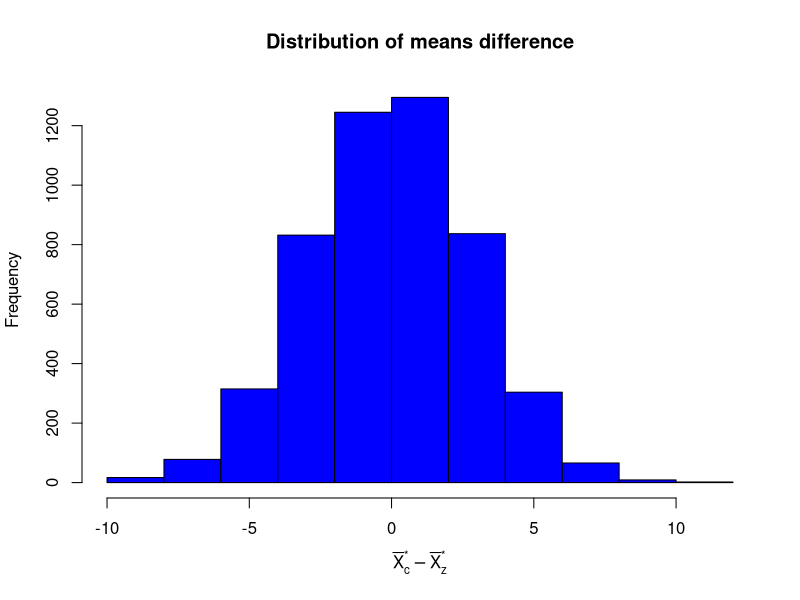
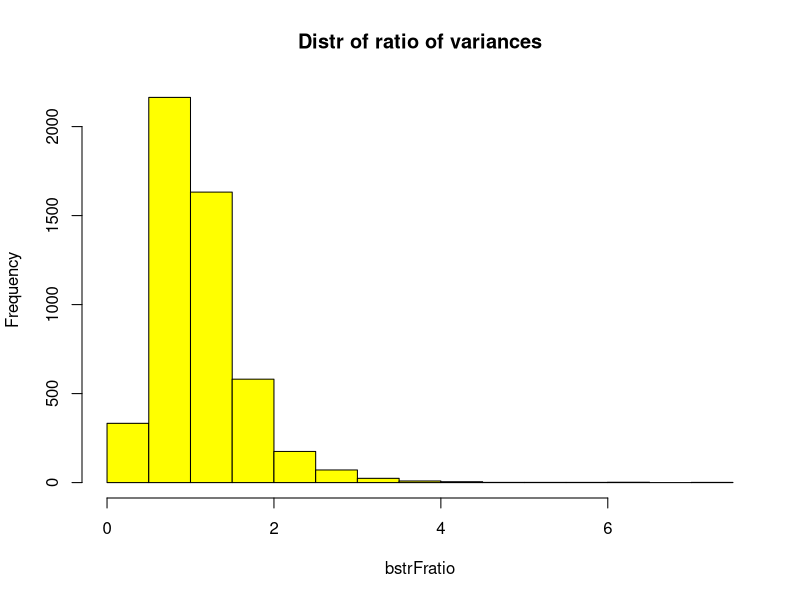
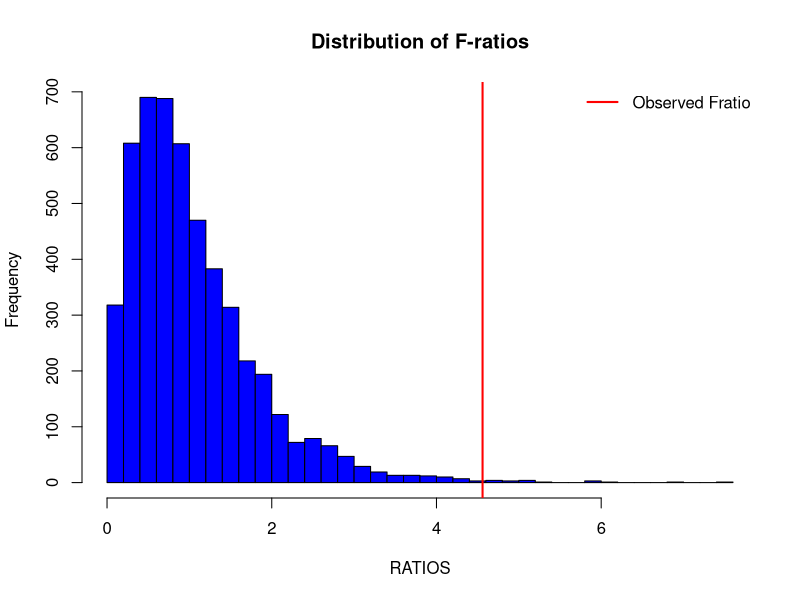

R code for these plots, in order:
#######################################################################
################### TWO SAMPLES #######################################
pdelays_c = c(39,35,44,33,19,6,27,24,40,13,35,34,34,33,61,
              56,43,19,34,40,34,28,29,45,46,28,41,46,25,17)

pdelays_z = c(39,32,22,32,55,34,46,37,31,45,41,40,46,66,36,
              42,37,43,35,62,48,47,34,42,43,33,47,41,34,41)

# observed F_ratio and mean differ.
o_meandiff = mean(pdelays_c)-mean(pdelays_z)
o_Fratio = var(pdelays_c)/var(pdelays_z)

## Bootstrapping
# combine the two data sets
all_c_z = c(pdelays_c,pdelays_z)
# number of bootstrap samples
B = 5000
bstrc = matrix(0,ncol = length(pdelays_c),nrow = B)
bstrz = matrix(0,ncol = length(pdelays_z),nrow = B)
for(j in 1:B){
  samp = sample(all_c_z,size = length(all_c_z),replace=TRUE)
  bstrc[j,] = samp[1:30]
  bstrz[j,] = samp[31:60]
}
# bootstrap means
bstrcmean = apply(bstrc,1,mean)
bstrzmean = apply(bstrz,1,mean)
bstr_meandiff = bstrcmean-bstrzmean

# bootstrap Fratio
bstrc_var = apply(bstrc,1,var)
bstrz_var = apply(bstrz,1,var)
bstrFratio = bstrc_var/bstrz_var

hist(bstr_meandiff,col="blue",main = "Distribution of means difference",
     xlab=expression(bar(X)[c]^'*'-bar(X)[z]^'*'))
hist(bstrFratio,col="yellow",main='Distr of ratio of variances')

########### CONFIDENCE INTERVALS #################
sortmeandiff = sort(bstr_meandiff)
lb = sortmeandiff[0.025*B] 
ub = sortmeandiff[0.975*B]

cat("BMCI = ","(",round(lb,2)," , ",round(ub,2),")",sep='')
cat("The Sampling Errors are given by",round(lb,2),"and ",round(ub,2))
cat("THUS")
cat("95% CI for mu1 - mu2  = ","(",o_meandiff-ub," , ",o_meandiff-lb,")",sep ='')

########### HYPOTHESIS TESTING #################
pvalue_Mdiff = (length(bstr_meandiff[bstr_meandiff < o_meandiff])+
                  length(bstr_meandiff[bstr_meandiff > -o_meandiff]))/B
pvalue_Mdiff
p_val_var = length(bstrFratio[bstrFratio > o_Fratio])/B
p_val_var

#########################################################################################################
#################################### THREE OR MORE SAMPLES ##############################################

# Store all the locations in a list LOC
loc1 = c(344,382,353,395,207,312,407,421,366,222)
loc2 = c(365,391,538,471,431,450,299,371,442,343)
loc3 = c(261,429,402,391,239,295,129,301,317,386)
loc4 = c(422,408,470,523,398,387,433,440)
loc5 = c(367,445,480,323,366,325,316,381,407,339)
LOC  = list(loc1,loc2,loc3,loc4,loc5)

N = length(unlist(LOC))
n = sapply(LOC,length)
k = length(LOC)
B = 5000
Yi. = sapply(LOC,mean)
Y.. = mean(unlist(LOC))

# Calculate SSE and SST
SSE = SST = 0
for(j in 1:k){
  SSE = SSE+sum((LOC[[j]]-Yi.[j])^2)
  SST = SST+n[j]*(Yi.[j]-Y..)^2
}
# observed F-ratio
Fr_obs = (SST/(k-1))/(SSE/(N-k))

# Bootstrapping 
RATIOS = vector("numeric")
ALL = unlist(LOC)
for (b in 1:B) {
  DRAWS = list()
  draw = sample(ALL,N,TRUE)
  # What if you had 20 locations, can you think of a better way to code lines 91 - 96 below?
  DRAWS[[1]]  = draw[1:10]
  DRAWS[[2]]  = draw[11:20]
  DRAWS[[3]]  = draw[21:30]
  DRAWS[[4]]  = draw[31:38]
  DRAWS[[5]]  = draw[39:48]

  Y.. = mean(unlist(DRAWS))
  Yi. = sapply(DRAWS,mean)
  SSE = SST = 0
  for(j in 1:k){
    SSE = SSE+sum((DRAWS[[j]]-Yi.[j])^2)
    SST = SST+n[j]*(Yi.[j]-Y..)^2
  }
  RATIOS[b] = (SST/(k-1))/(SSE/(N-k))
}

hist(RATIOS,col = "blue",main = "Distribution of F-ratios",breaks=30)
abline(v = Fr_obs,col = 'red',lwd = 2)
legend('topright',legend = c('Observed Fratio'),col='red',lwd=2,bty='n')

### HYPOTHESIS TESTING ####
pvalue = length(RATIOS[RATIOS > Fr_obs])/B

# compare to pvalue obtained using normal theory
theory_pvalue = pf(Fr_obs,k-1,N-k,lower.tail = FALSE)
pvalue
theory_pvalue
